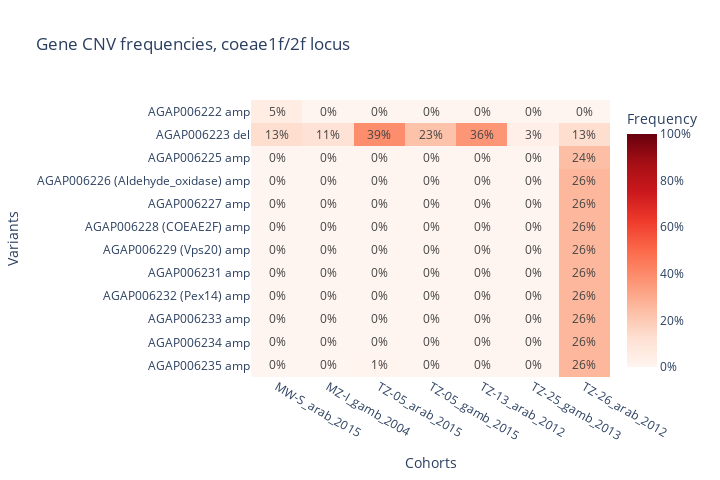

This figure's notebook cell:
### Code cell
coe_region = "2L:28,520,000-28,580,000"

cnv_freqs_df = ag3.gene_cnv_frequencies(
    region=coe_region,
    cohorts="admin1_year",
    sample_sets=cohorts,
#    sample_query="taxon == 'gambiae'",
)

ag3.plot_frequencies_heatmap(
    cnv_freqs_df.query("max_af > 0.03"), 
    title="Gene CNV frequencies, coeae1f/2f locus"
)

### Figure 1 — Plotly figure (JSON) as saved in the notebook; plotly's stock layout.template omitted (floating-point values rounded to 4 significant figures)
{"data": [{"coloraxis": "coloraxis", "hovertemplate": "x: %{x}<br>label: %{y}<br>color: %{z}<extra></extra>", "name": "0", "texttemplate": "%{z:.0%}", "type": "heatmap", "x": ["MW-S_arab_2015", "MZ-I_gamb_2004", "TZ-05_arab_2015", "TZ-05_gamb_2015", "TZ-13_arab_2012", "TZ-25_gamb_2013", "TZ-26_arab_2012"], "xaxis": "x", "y": ["AGAP006222 amp", "AGAP006223 del", "AGAP006225 amp", "AGAP006226 (Aldehyde_oxidase) amp", "AGAP006227 amp", "AGAP006228 (COEAE2F) amp", "AGAP006229 (Vps20) amp", "AGAP006231 amp", "AGAP006232 (Pex14) amp", "AGAP006233 amp", "AGAP006234 amp", "AGAP006235 amp"], "yaxis": "y", "z": [[0.05263, 0, 0, 0, 0, 0, 0], [0.1316, 0.1127, 0.3897, 0.2258, 0.3617, 0.03448, 0.1316], [0, 0, 0, 0, 0, 0, 0.2368], [0, 0, 0, 0, 0, 0, 0.2632], [0, 0, 0, 0, 0, 0, 0.2632], [0, 0, 0, 0, 0, 0, 0.2632], [0, 0, 0, 0, 0, 0, 0.2632], [0, 0, 0, 0, 0, 0, 0.2632], [0, 0, 0, 0, 0, 0, 0.2632], [0, 0, 0, 0, 0, 0, 0.2632], [0, 0, 0, 0, 0, 0, 0.2632], [0, 0, 0.007353, 0, 0, 0, 0.2632]]}], "layout": {"coloraxis": {"cmax": 1, "cmin": 0, "colorbar": {"ticktext": ["0%", "20%", "40%", "60%", "80%", "100%"], "tickvals": [0, 0.2, 0.4, 0.6, 0.8, 1], "title": {"text": "Frequency"}}, "colorscale": [[0, "rgb(255,245,240)"], [0.125, "rgb(254,224,210)"], [0.25, "rgb(252,187,161)"], [0.375, "rgb(252,146,114)"], [0.5, "rgb(251,106,74)"], [0.625, "rgb(239,59,44)"], [0.75, "rgb(203,24,29)"], [0.875, "rgb(165,15,21)"], [1, "rgb(103,0,13)"]]}, "height": 480, "title": {"text": "Gene CNV frequencies, coeae1f/2f locus"}, "width": 720, "xaxis": {"anchor": "y", "domain": [0, 1], "side": "bottom", "tickangle": 30, "title": {"text": "Cohorts"}}, "yaxis": {"anchor": "x", "autorange": "reversed", "domain": [0, 1], "title": {"text": "Variants"}}}}
